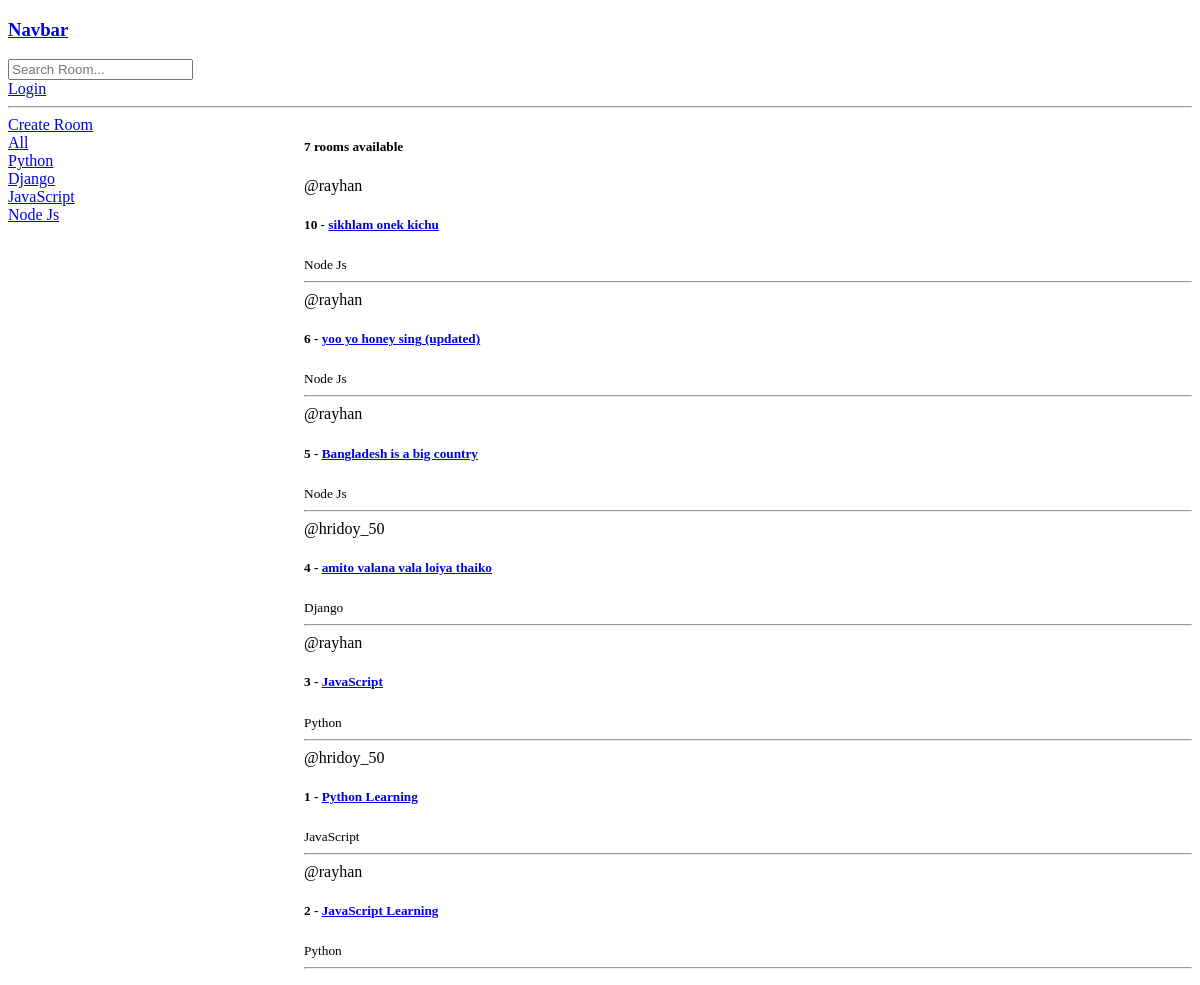
The app's page /, older data.
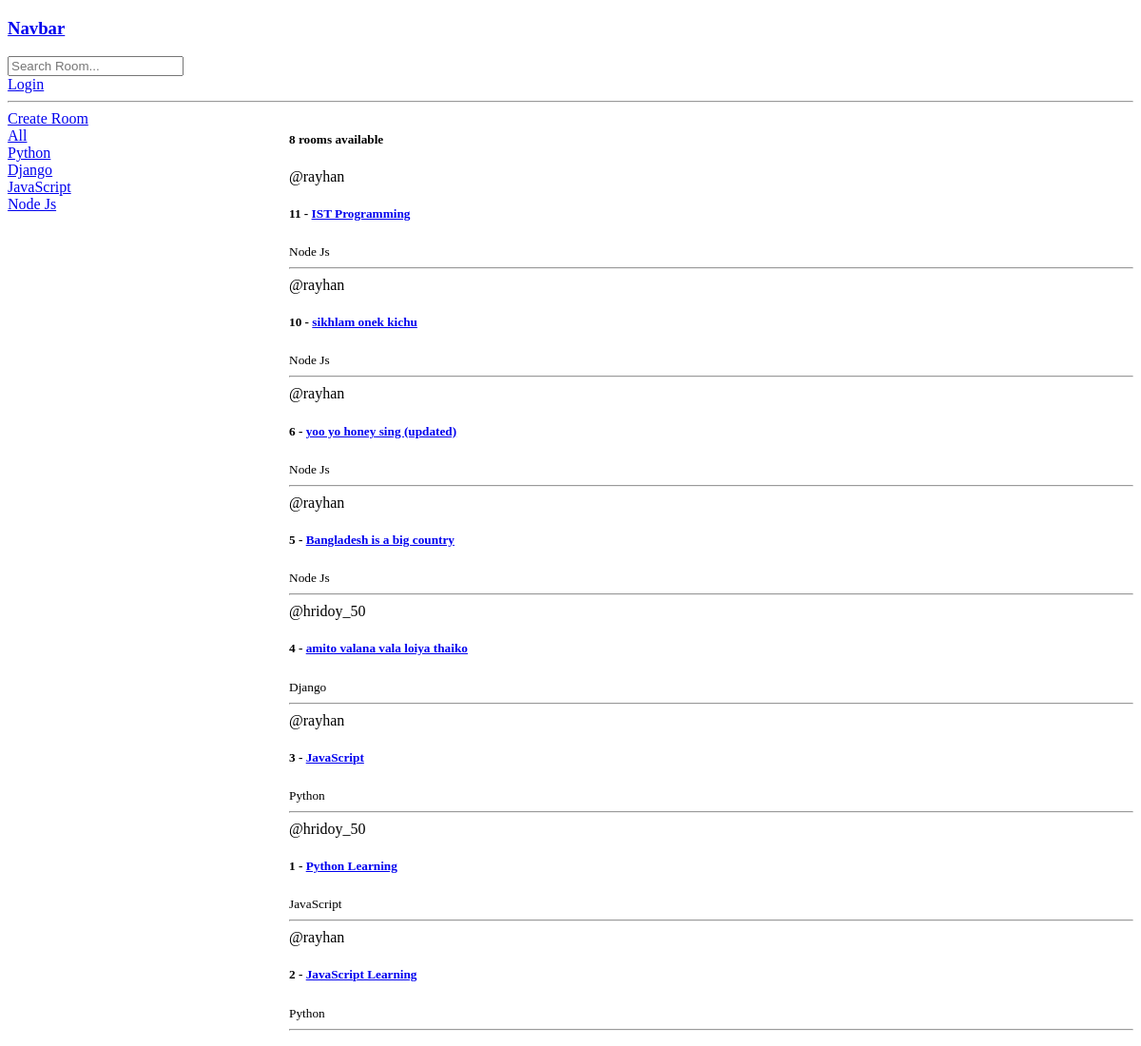
The same page, newer data.
### base/models.py (models this page shows, shortened)
class Topic(models.Model):
    name = models.CharField(max_length=200)

class Room(models.Model):
    host = models.ForeignKey(User, on_delete=models.SET_NULL, null=True)
    topic = models.ForeignKey(Topic, on_delete=models.SET_NULL, null=True)
    name = models.CharField(max_length=200)
    description = models.TextField(null=True, blank=True)
    updated = models.DateTimeField(auto_now=True)
    created = models.DateTimeField(auto_now_add=True)
    class Meta:
        ordering = ['-updated','-created']

### base/views.py (the view)
# urls.py: path("", views.home, name="home"),
def home(request):
    q = request.GET.get('q') if request.GET.get('q') != None else ''
    rooms = Room.objects.filter(
        Q(topic__name__icontains = q) |
        Q(name__icontains = q) |
        Q(description__icontains = q)
    )
    room_count = rooms.count()
    topics = Topic.objects.all()
    context = {'room':rooms, 'topics':topics, 'room_count':room_count}
    return render(request, 'base/home.html', context)

### base/templates/base/home.html (shortened to what this page needs)
{% extends 'main.html' %}
{% block content %}
<div class="home-container">
    <div>
        <a href="{% url 'create-room' %}">Create Room</a>
        <div>
            <a href="{% url 'home' %}">All</a>
        </div>
        {% for topic in topics %}
        <div>
            <a href="{% url 'home' %}?q={{topic.name}}">{{topic.name}}</a>
        </div>
        {% endfor %}
    </div>
    <div>
        <h5>{{room_count}} rooms available</h5>
        {% for a in room %}
        <div>
            <span>@{{a.host.username}}</span>
            <h5>{{a.id}} - <a href="{% url 'room' a.id %}">{{a.name}}</a></h5>
            <small>{{a.topic.name}}</small>
            <hr>
        </div>
    {% endfor %}
    </div>
</div>
{% endblock %}

Row changes from the older to the newer data that the page shows:
added Room: host.username "rayhan", id "11", name "IST Programming", topic.name "Node Js"
Text that changed along with them:
{{ room_count }}: "7" → "8"
